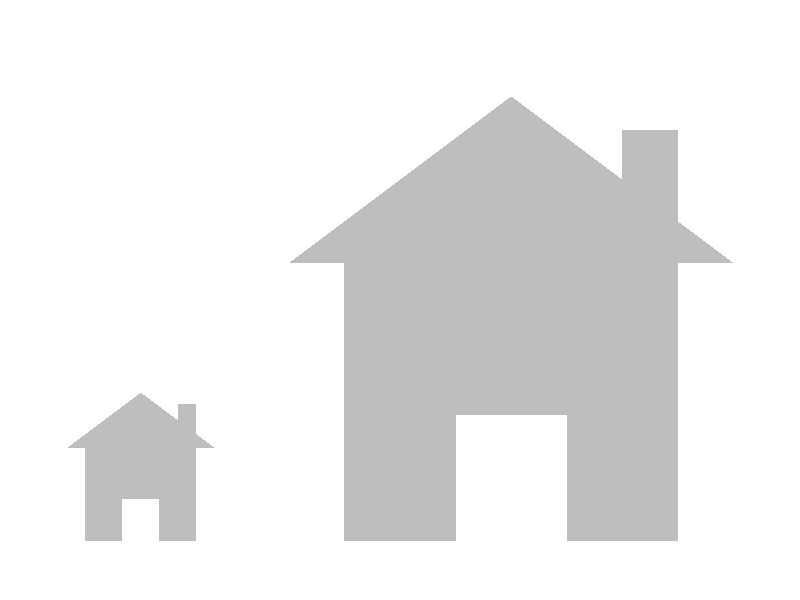

Recreate this plot in R.

png(file="casaSinRayas.png",width=1300, height=600, res = 300)
x <- 20
y <- 20
par(mar=c(0, 0, 0, 0))
plot(x, y, asp=1, ylim=c(-10, 3), xlim=c(-10, 10), ylab="", xlab="", col = "black", yaxt = 'n', xaxt='n', frame.plot = FALSE)


x = c(-9, -7, -5)
y = c(-7.5, -6, -7.5)
polygon(x,y, col = "grey", border = NA)

rect(-8.5, -10, -7.5, -7.5, col = "grey", border = NA)
rect(-5.5, -10, -6.5, -7.5, col = "grey", border = NA)
rect(-8.5, -8.867, -5.5, -7.5, col = "grey", border = NA)
rect(-6, -7.5, -5.5, -6.3, col = "grey", border = NA)

x = c(-3, 3, 9)
y = c(-2.5, 2, -2.5)
polygon(x,y, col = "grey", border = NA)

rect(-1.5, -10, 1.5, -2.5, col = "grey", border = NA)
rect(7.5, -10, 4.5, -2.5, col = "grey", border = NA)
rect(-1.5, -6.6, 7.5, -2.5, col = "grey", border = NA)
rect(6, -2.5, 7.5, 1.1, col = "grey", border = NA)

dev.off()
